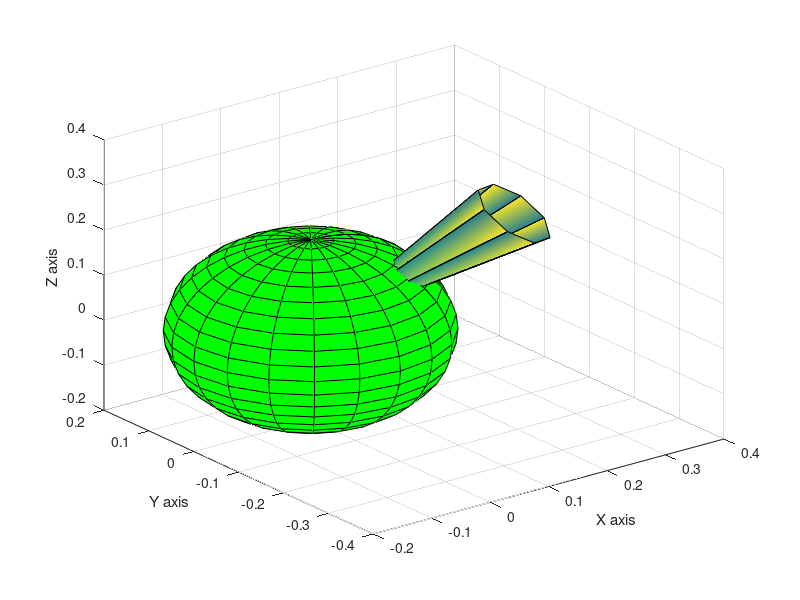

The MATLAB source for this figure: (Note: this script raises an error after producing the figure.)
%% Generates points on the target to intersect with constraint planes

theta = -pi/4; phi = -pi/4; rho = 10*pi/180;
rp = 0.2; % [m] radius of target
R1 = [cos(theta) sin(theta) 0; -sin(theta) cos(theta) 0; 0 0 1];
R2 = [cos(phi) 0 -sin(phi); 0 1 0; sin(phi) 0 cos(phi)];
R = R2*R1;
Rinv = inv(R);
[X,Y,Z] = sphere;

rvec = Rinv*[rp; 0; 0];
Xt = X.*rp; Yt = Y.*rp; Zt = Z.*rp;
Xp = X.*rp/40; Yp = Y.*rp/40; Zp = Z.*rp/40;

% Rotations to generate points at NSWE corners of circle
Ry = [cos(rho) 0 -sin(rho); 0 1 0; sin(rho) 0 cos(rho)];
Ryn = [cos(-rho) 0 -sin(-rho); 0 1 0; sin(-rho) 0 cos(-rho)];
Rz = [cos(rho) sin(rho) 0; -sin(rho) cos(rho) 0; 0 0 1];
Rzn = [cos(-rho) sin(-rho) 0; -sin(-rho) cos(-rho) 0; 0 0 1];
Rp1a = Ry*R; Rp1ainv = inv(Rp1a); 
Rp1b = Ryn*R; Rp1binv = inv(Rp1b); 
Rp2a = Rz*R; Rp2ainv = inv(Rp2a); 
Rp2b = Rzn*R; Rp2binv = inv(Rp2b); 

% Rotations to generate points at intermediary corners of circle
Rx = [1 0 0; 0 cos(pi/4) sin(pi/4); 0 -sin(pi/4) cos(pi/4)];
Rxn = [1 0 0; 0 cos(-pi/4) sin(-pi/4); 0 -sin(-pi/4) cos(-pi/4)];
Rs = [cos(rho) 0 -sin(rho); 0 1 0; sin(rho) 0 cos(rho)];
Rn = [cos(-rho) 0 -sin(-rho); 0 1 0; sin(-rho) 0 cos(-rho)];

Rp3a = Rs*Rx*R; Rp3ainv = inv(Rp3a);
Rp3b = Rn*Rx*R; Rp3binv = inv(Rp3b);
Rp4a = Rs*Rxn*R; Rp4ainv = inv(Rp4a);
Rp4b = Rn*Rxn*R; Rp4binv = inv(Rp4b);

pS = Rp1ainv*[rp; 0; 0];
pN = Rp1binv*[rp; 0; 0];
pE = Rp2ainv*[rp; 0; 0];
pW = Rp2binv*[rp; 0; 0];
pSE = Rp3ainv*[rp; 0; 0];
pNW = Rp3binv*[rp; 0; 0];
pSW = Rp4ainv*[rp; 0; 0];
pNE = Rp4binv*[rp; 0; 0];

%% Plot points to make sure the code is making sense
target = surf(Xt,Yt,Zt,'Facecolor', [0 1 0]);
hold all
surf(Xp+rvec(1), Yp+rvec(2), Zp+rvec(3),'Facecolor',[1 0 0])
% surf(Xp+pS(1), Yp+pS(2), Zp+pS(3),'Facecolor',[1 0 0])
% surf(Xp+pN(1), Yp+pN(2), Zp+pN(3),'Facecolor',[1 0 0])
% surf(Xp+pE(1), Yp+pE(2), Zp+pE(3),'Facecolor',[1 0 0])
% surf(Xp+pW(1), Yp+pW(2), Zp+pW(3),'Facecolor',[1 0 0])
% surf(Xp+pSE(1), Yp+pSE(2), Zp+pSE(3),'Facecolor',[1 0 0])
% surf(Xp+pNW(1), Yp+pNW(2), Zp+pNW(3),'Facecolor',[1 0 0])
% surf(Xp+pSW(1), Yp+pSW(2), Zp+pSW(3),'Facecolor',[1 0 0])
% surf(Xp+pNE(1), Yp+pNE(2), Zp+pNE(3),'Facecolor',[1 0 0])

xlabel('X axis')
ylabel('Y axis')
zlabel('Z axis')

view([90+theta*180/(2*pi) -phi*180/(2*pi)])

%% Plot 8 planes to approximate the cone
X = [0 0 0 0 0 0 0 0; 2*pN(1) 2*pNE(1) 2*pE(1) 2*pSE(1) 2*pS(1) 2*pSW(1) 2*pW(1) 2*pNW(1);
    2*pNE(1) 2*pE(1) 2*pSE(1) 2*pS(1) 2*pSW(1) 2*pW(1) 2*pNW(1) 2*pN(1)];
Y = [0 0 0 0 0 0 0 0; 2*pN(2) 2*pNE(2) 2*pE(2) 2*pSE(2) 2*pS(2) 2*pSW(2) 2*pW(2) 2*pNW(2);
    2*pNE(2) 2*pE(2) 2*pSE(2) 2*pS(2) 2*pSW(2) 2*pW(2) 2*pNW(2) 2*pN(2)];
Z = [0 0 0 0 0 0 0 0; 2*pN(3) 2*pNE(3) 2*pE(3) 2*pSE(3) 2*pS(3) 2*pSW(3) 2*pW(3) 2*pNW(3);
    2*pNE(3) 2*pE(3) 2*pSE(3) 2*pS(3) 2*pSW(3) 2*pW(3) 2*pNW(3) 2*pN(3)];
C = [0.5 0.5 0.5 0.5 0.5 0.5 0.5 0.5;
     1 1 1 1 1 1 1 1;
     0.3 0.3 0.3 0.3 0.3 0.3 0.3 0.3];
h = fill3(X,Y,Z,C);
alpha(h, .5)

%% Compute normal vectors for each plane
p1 = cross(pN, pNE); p2 = cross(pNE, pE); 
p3 = cross(pE, pSE); p4 = cross(pSE, pS);
p5 = cross(pS, pSW); p6 = cross(pSW, pW); 
p7 = cross(pW, pNW); p8 = cross(pNW, pN);

